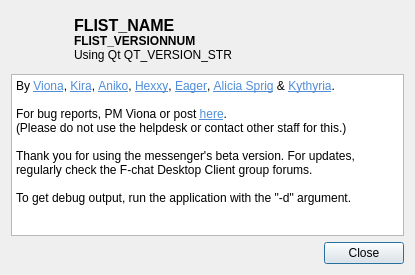
<?xml version="1.0" encoding="UTF-8"?>
<ui version="4.0">
 <class>FAboutDialog</class>
 <widget class="QDialog" name="FAboutDialog">
  <property name="geometry">
   <rect>
    <x>0</x>
    <y>0</y>
    <width>415</width>
    <height>275</height>
   </rect>
  </property>
  <property name="sizePolicy">
   <sizepolicy hsizetype="MinimumExpanding" vsizetype="MinimumExpanding">
    <horstretch>0</horstretch>
    <verstretch>0</verstretch>
   </sizepolicy>
  </property>
  <property name="minimumSize">
   <size>
    <width>313</width>
    <height>190</height>
   </size>
  </property>
  <layout class="QVBoxLayout" name="verticalLayout">
   <item>
    <layout class="QHBoxLayout" name="horizontalLayout">
     <property name="sizeConstraint">
      <enum>QLayout::SetMinAndMaxSize</enum>
     </property>
     <item alignment="Qt::AlignTop">
      <widget class="QLabel" name="headerImage">
       <property name="sizePolicy">
        <sizepolicy hsizetype="Ignored" vsizetype="Ignored">
         <horstretch>0</horstretch>
         <verstretch>0</verstretch>
        </sizepolicy>
       </property>
       <property name="minimumSize">
        <size>
         <width>57</width>
         <height>57</height>
        </size>
       </property>
       <property name="maximumSize">
        <size>
         <width>57</width>
         <height>57</height>
        </size>
       </property>
       <property name="text">
        <string/>
       </property>
       <property name="pixmap">
        <pixmap resource="../resources.qrc">:/images/icon.png</pixmap>
       </property>
      </widget>
     </item>
     <item alignment="Qt::AlignTop">
      <widget class="QLabel" name="headerText">
       <property name="sizePolicy">
        <sizepolicy hsizetype="Preferred" vsizetype="MinimumExpanding">
         <horstretch>0</horstretch>
         <verstretch>0</verstretch>
        </sizepolicy>
       </property>
       <property name="minimumSize">
        <size>
         <width>0</width>
         <height>57</height>
        </size>
       </property>
       <property name="text">
        <string>&lt;html&gt;&lt;head/&gt;&lt;body&gt;&lt;p&gt;&lt;span style=&quot; font-size:12pt; font-weight:600;&quot;&gt;FLIST_NAME&lt;/span&gt;&lt;br/&gt;&lt;span style=&quot; font-weight:600;&quot;&gt;FLIST_VERSIONNUM&lt;/span&gt;&lt;br/&gt;Using Qt QT_VERSION_STR&lt;/p&gt;&lt;/body&gt;&lt;/html&gt;</string>
       </property>
       <property name="wordWrap">
        <bool>true</bool>
       </property>
      </widget>
     </item>
    </layout>
   </item>
   <item>
    <widget class="QTextBrowser" name="textBrowser">
     <property name="html">
      <string>&lt;!DOCTYPE HTML PUBLIC &quot;-//W3C//DTD HTML 4.0//EN&quot; &quot;http://www.w3.org/TR/REC-html40/strict.dtd&quot;&gt;
&lt;html&gt;&lt;head&gt;&lt;meta name=&quot;qrichtext&quot; content=&quot;1&quot; /&gt;&lt;style type=&quot;text/css&quot;&gt;
p, li { white-space: pre-wrap; }
&lt;/style&gt;&lt;/head&gt;&lt;body style=&quot; font-family:'Sans Serif'; font-size:9pt; font-weight:400; font-style:normal;&quot;&gt;
&lt;p style=&quot; margin-top:0px; margin-bottom:0px; margin-left:0px; margin-right:0px; -qt-block-indent:0; text-indent:0px;&quot;&gt;By &lt;a href=&quot;#USR-Viona&quot;&gt;&lt;span style=&quot; text-decoration: underline; color:#508ed8;&quot;&gt;Viona&lt;/span&gt;&lt;/a&gt;, &lt;a href=&quot;#USR-Kira&quot;&gt;&lt;span style=&quot; text-decoration: underline; color:#508ed8;&quot;&gt;Kira&lt;/span&gt;&lt;/a&gt;, &lt;a href=&quot;#USR-Aniko&quot;&gt;&lt;span style=&quot; text-decoration: underline; color:#508ed8;&quot;&gt;Aniko&lt;/span&gt;&lt;/a&gt;, &lt;a href=&quot;#USR-Hexxy&quot;&gt;&lt;span style=&quot; text-decoration: underline; color:#508ed8;&quot;&gt;Hexxy&lt;/span&gt;&lt;/a&gt;, &lt;a href=&quot;#USR-Eager&quot;&gt;&lt;span style=&quot; text-decoration: underline; color:#508ed8;&quot;&gt;Eager&lt;/span&gt;&lt;/a&gt;, &lt;a href=&quot;#USR-Alicia Sprig&quot;&gt;&lt;span style=&quot; text-decoration: underline; color:#508ed8;&quot;&gt;Alicia Sprig&lt;/span&gt;&lt;/a&gt; &amp;amp; &lt;a href=&quot;#USR-Kythyria&quot;&gt;&lt;span style=&quot; text-decoration: underline; color:#508ed8;&quot;&gt;Kythyria&lt;/span&gt;&lt;/a&gt;.&lt;/p&gt;
&lt;p style=&quot; margin-top:0px; margin-bottom:0px; margin-left:0px; margin-right:0px; -qt-block-indent:0; text-indent:0px;&quot;&gt;&lt;br /&gt;For bug reports, PM Viona or post &lt;a href=&quot;https://www.f-list.net/forum.php?forum=1698&quot;&gt;&lt;span style=&quot; text-decoration: underline; color:#508ed8;&quot;&gt;here&lt;/span&gt;&lt;/a&gt;.&lt;br /&gt;(Please do not use the helpdesk or contact other staff for this.)&lt;br /&gt;&lt;br /&gt;Thank you for using the messenger's beta version. For updates, regularly check the F-chat Desktop Client group forums.&lt;br /&gt;&lt;br /&gt;To get debug output, run the application with the &amp;quot;-d&amp;quot; argument.&lt;/p&gt;&lt;/body&gt;&lt;/html&gt;</string>
     </property>
    </widget>
   </item>
   <item>
    <widget class="QDialogButtonBox" name="buttonBox">
     <property name="orientation">
      <enum>Qt::Horizontal</enum>
     </property>
     <property name="standardButtons">
      <set>QDialogButtonBox::Close</set>
     </property>
    </widget>
   </item>
  </layout>
 </widget>
 <resources>
  <include location="../resources.qrc"/>
 </resources>
 <connections>
  <connection>
   <sender>buttonBox</sender>
   <signal>accepted()</signal>
   <receiver>FAboutDialog</receiver>
   <slot>accept()</slot>
   <hints>
    <hint type="sourcelabel">
     <x>248</x>
     <y>254</y>
    </hint>
    <hint type="destinationlabel">
     <x>157</x>
     <y>274</y>
    </hint>
   </hints>
  </connection>
  <connection>
   <sender>buttonBox</sender>
   <signal>rejected()</signal>
   <receiver>FAboutDialog</receiver>
   <slot>reject()</slot>
   <hints>
    <hint type="sourcelabel">
     <x>316</x>
     <y>260</y>
    </hint>
    <hint type="destinationlabel">
     <x>286</x>
     <y>274</y>
    </hint>
   </hints>
  </connection>
 </connections>
</ui>
